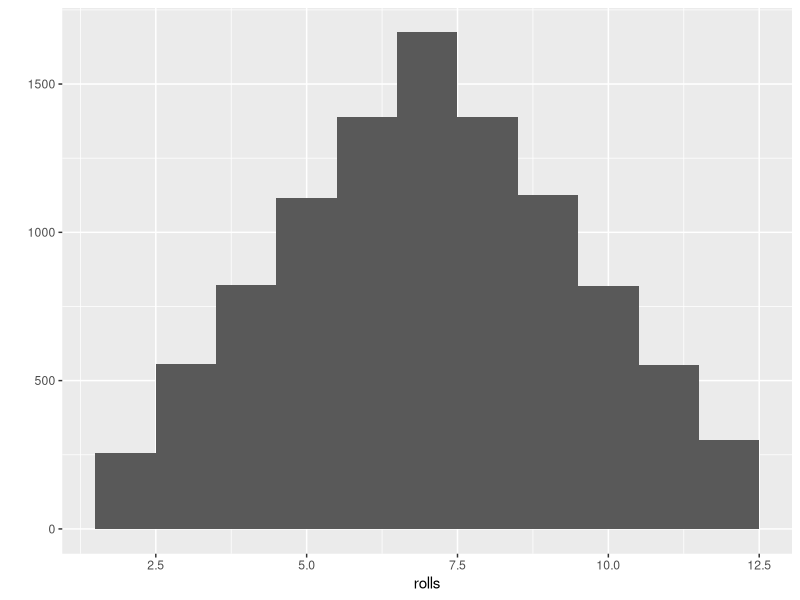
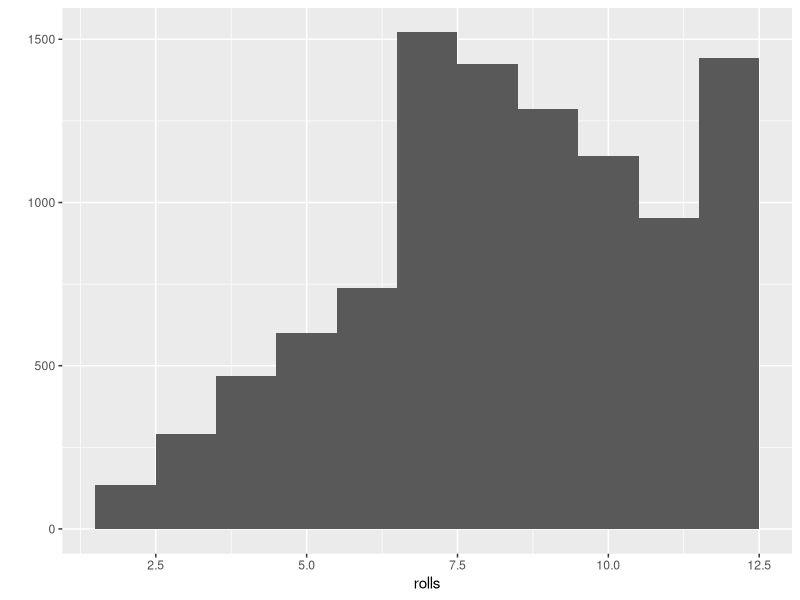

Reproduce these figures in R, in order.
# From Hands-on Programming with R
# https://rstudio-education.github.io/hopr

install.packages("ggplot2")

library("ggplot2")

# 2 die

roll <- function() {
  die <- 1:6
  dice <- sample(die, size = 2, replace = TRUE)
  sum(dice)
}

rolls <- replicate(10000, roll())
qplot(rolls, binwidth = 1)

# biased towards 6

roll <- function() {
  die <- 1:6
  dice <- sample(die, size = 2, replace = TRUE, 
                 prob = c(1/8, 1/8, 1/8, 1/8, 1/8, 3/8))
  sum(dice)
}

rolls <- replicate(10000, roll())
qplot(rolls, binwidth = 1)
